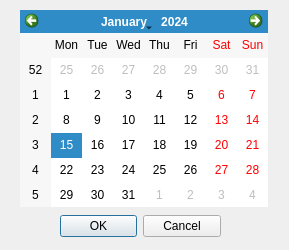
<?xml version="1.0" encoding="UTF-8"?>
<ui version="4.0">
 <class>DatePick</class>
 <widget class="QDialog" name="DatePick">
  <property name="geometry">
   <rect>
    <x>0</x>
    <y>0</y>
    <width>289</width>
    <height>250</height>
   </rect>
  </property>
  <property name="windowTitle">
   <string>选择日期</string>
  </property>
  <widget class="QDialogButtonBox" name="buttonBox">
   <property name="geometry">
    <rect>
     <x>60</x>
     <y>210</y>
     <width>161</width>
     <height>32</height>
    </rect>
   </property>
   <property name="orientation">
    <enum>Qt::Horizontal</enum>
   </property>
   <property name="standardButtons">
    <set>QDialogButtonBox::Cancel|QDialogButtonBox::Ok</set>
   </property>
  </widget>
  <widget class="QCalendarWidget" name="calendarWidget">
   <property name="geometry">
    <rect>
     <x>20</x>
     <y>10</y>
     <width>248</width>
     <height>197</height>
    </rect>
   </property>
  </widget>
 </widget>
 <resources/>
 <connections>
  <connection>
   <sender>buttonBox</sender>
   <signal>accepted()</signal>
   <receiver>DatePick</receiver>
   <slot>accept()</slot>
   <hints>
    <hint type="sourcelabel">
     <x>248</x>
     <y>254</y>
    </hint>
    <hint type="destinationlabel">
     <x>157</x>
     <y>274</y>
    </hint>
   </hints>
  </connection>
  <connection>
   <sender>buttonBox</sender>
   <signal>rejected()</signal>
   <receiver>DatePick</receiver>
   <slot>reject()</slot>
   <hints>
    <hint type="sourcelabel">
     <x>316</x>
     <y>260</y>
    </hint>
    <hint type="destinationlabel">
     <x>286</x>
     <y>274</y>
    </hint>
   </hints>
  </connection>
 </connections>
</ui>
